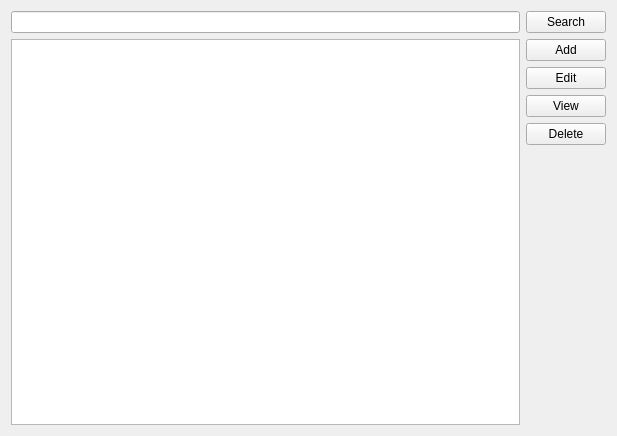
<?xml version="1.0" encoding="UTF-8"?>
<ui version="4.0">
 <class>CodexFrame</class>
 <widget class="QWidget" name="CodexFrame">
  <property name="geometry">
   <rect>
    <x>0</x>
    <y>0</y>
    <width>617</width>
    <height>436</height>
   </rect>
  </property>
  <property name="windowTitle">
   <string>CodexFrame</string>
  </property>
  <layout class="QVBoxLayout" name="verticalLayout_2">
   <item>
    <layout class="QHBoxLayout" name="horizontalLayout">
     <item>
      <widget class="QLineEdit" name="searchLineEdit"/>
     </item>
     <item>
      <widget class="QPushButton" name="searchButton">
       <property name="text">
        <string>Search</string>
       </property>
      </widget>
     </item>
    </layout>
   </item>
   <item>
    <layout class="QHBoxLayout" name="horizontalLayout_2">
     <item>
      <widget class="QTableWidget" name="codexTable">
       <property name="selectionMode">
        <enum>QAbstractItemView::SelectionMode::SingleSelection</enum>
       </property>
      </widget>
     </item>
     <item>
      <layout class="QVBoxLayout" name="verticalLayout">
       <item>
        <widget class="QPushButton" name="addButton">
         <property name="text">
          <string>Add</string>
         </property>
        </widget>
       </item>
       <item>
        <widget class="QPushButton" name="editButton">
         <property name="text">
          <string>Edit</string>
         </property>
        </widget>
       </item>
       <item>
        <widget class="QPushButton" name="viewButton">
         <property name="text">
          <string>View</string>
         </property>
        </widget>
       </item>
       <item>
        <widget class="QPushButton" name="deleteButton">
         <property name="text">
          <string>Delete</string>
         </property>
        </widget>
       </item>
       <item>
        <spacer name="verticalSpacer">
         <property name="orientation">
          <enum>Qt::Orientation::Vertical</enum>
         </property>
         <property name="sizeHint" stdset="0">
          <size>
           <width>20</width>
           <height>40</height>
          </size>
         </property>
        </spacer>
       </item>
      </layout>
     </item>
    </layout>
   </item>
  </layout>
 </widget>
 <resources/>
 <connections/>
</ui>
